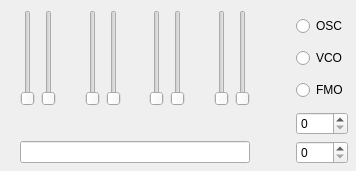
<?xml version="1.0" encoding="UTF-8"?>
<ui version="4.0">
 <class>ADSRDialog_class</class>
 <widget class="QDialog" name="ADSRDialog_class">
  <property name="geometry">
   <rect>
    <x>0</x>
    <y>0</y>
    <width>356</width>
    <height>171</height>
   </rect>
  </property>
  <property name="sizePolicy">
   <sizepolicy hsizetype="Preferred" vsizetype="Preferred">
    <horstretch>0</horstretch>
    <verstretch>0</verstretch>
   </sizepolicy>
  </property>
  <property name="windowTitle">
   <string>Dialog</string>
  </property>
  <widget class="QWidget" name="gridLayoutWidget">
   <property name="geometry">
    <rect>
     <x>20</x>
     <y>10</y>
     <width>328</width>
     <height>154</height>
    </rect>
   </property>
   <layout class="QGridLayout" name="gridLayout">
    <item row="0" column="3">
     <layout class="QVBoxLayout" name="verticalLayout">
      <item>
       <widget class="QRadioButton" name="radioButton">
        <property name="text">
         <string>OSC</string>
        </property>
       </widget>
      </item>
      <item>
       <widget class="QRadioButton" name="radioButton_2">
        <property name="text">
         <string>VCO</string>
        </property>
       </widget>
      </item>
      <item>
       <widget class="QRadioButton" name="radioButton_3">
        <property name="text">
         <string>FMO</string>
        </property>
       </widget>
      </item>
     </layout>
    </item>
    <item row="0" column="0">
     <layout class="QHBoxLayout" name="horizontalLayout">
      <item>
       <widget class="QSlider" name="verticalSlider_2">
        <property name="orientation">
         <enum>Qt::Orientation::Vertical</enum>
        </property>
       </widget>
      </item>
      <item>
       <widget class="QSlider" name="verticalSlider">
        <property name="orientation">
         <enum>Qt::Orientation::Vertical</enum>
        </property>
       </widget>
      </item>
      <item>
       <spacer name="horizontalSpacer">
        <property name="orientation">
         <enum>Qt::Orientation::Horizontal</enum>
        </property>
        <property name="sizeHint" stdset="0">
         <size>
          <width>40</width>
          <height>20</height>
         </size>
        </property>
       </spacer>
      </item>
      <item>
       <widget class="QSlider" name="verticalSlider_3">
        <property name="orientation">
         <enum>Qt::Orientation::Vertical</enum>
        </property>
       </widget>
      </item>
      <item>
       <widget class="QSlider" name="verticalSlider_4">
        <property name="orientation">
         <enum>Qt::Orientation::Vertical</enum>
        </property>
       </widget>
      </item>
      <item>
       <spacer name="horizontalSpacer_2">
        <property name="orientation">
         <enum>Qt::Orientation::Horizontal</enum>
        </property>
        <property name="sizeHint" stdset="0">
         <size>
          <width>40</width>
          <height>20</height>
         </size>
        </property>
       </spacer>
      </item>
      <item>
       <widget class="QSlider" name="verticalSlider_5">
        <property name="orientation">
         <enum>Qt::Orientation::Vertical</enum>
        </property>
       </widget>
      </item>
      <item>
       <widget class="QSlider" name="verticalSlider_6">
        <property name="orientation">
         <enum>Qt::Orientation::Vertical</enum>
        </property>
       </widget>
      </item>
      <item>
       <spacer name="horizontalSpacer_3">
        <property name="orientation">
         <enum>Qt::Orientation::Horizontal</enum>
        </property>
        <property name="sizeHint" stdset="0">
         <size>
          <width>40</width>
          <height>20</height>
         </size>
        </property>
       </spacer>
      </item>
      <item>
       <widget class="QSlider" name="verticalSlider_7">
        <property name="orientation">
         <enum>Qt::Orientation::Vertical</enum>
        </property>
       </widget>
      </item>
      <item>
       <widget class="QSlider" name="verticalSlider_8">
        <property name="orientation">
         <enum>Qt::Orientation::Vertical</enum>
        </property>
       </widget>
      </item>
     </layout>
    </item>
    <item row="1" column="1">
     <spacer name="horizontalSpacer_5">
      <property name="orientation">
       <enum>Qt::Orientation::Horizontal</enum>
      </property>
      <property name="sizeType">
       <enum>QSizePolicy::Policy::Fixed</enum>
      </property>
      <property name="sizeHint" stdset="0">
       <size>
        <width>40</width>
        <height>20</height>
       </size>
      </property>
     </spacer>
    </item>
    <item row="1" column="3">
     <widget class="QSpinBox" name="spinBox"/>
    </item>
    <item row="2" column="3">
     <widget class="QSpinBox" name="spinBox_2"/>
    </item>
    <item row="2" column="0">
     <widget class="QLineEdit" name="lineEdit"/>
    </item>
   </layout>
  </widget>
 </widget>
 <resources/>
 <connections/>
</ui>
